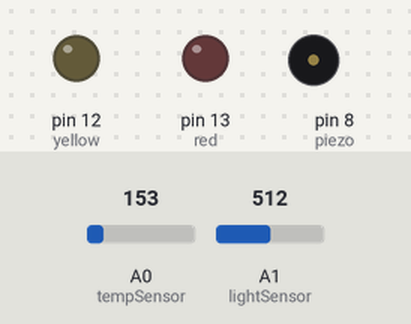
The sketch below on a simulated Arduino Uno, built with avr-gcc and run on an emulated ATmega328P. Parts: output pins drawn as LEDs (lit = HIGH), buzzer (waves = sounding). Dashed ring = blinking. The test bench sets the inputs (shaded band); at power-on: A0 (tempSensor) = 153, A1 (lightSensor) = 512. What the sketch prints to the serial monitor is not drawn.

Above: at 1.3 s.
1.4 s: A0 (tempSensor) set to 165
2.9 s: A0 (tempSensor) set to 181
At 3.05 s:
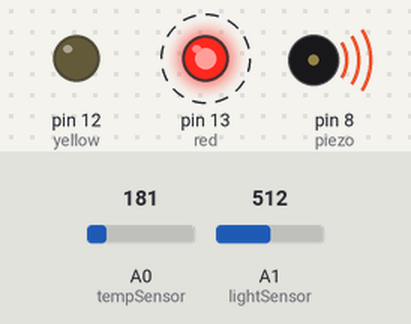
5.9 s: A1 (lightSensor) set to 414
8.9 s: A1 (lightSensor) set to 382
At 10.4 s:
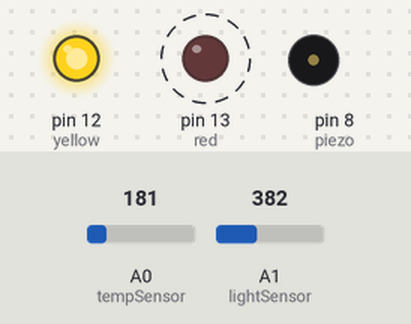
11.9 s: A1 (lightSensor) set to 410
At 13.4 s:
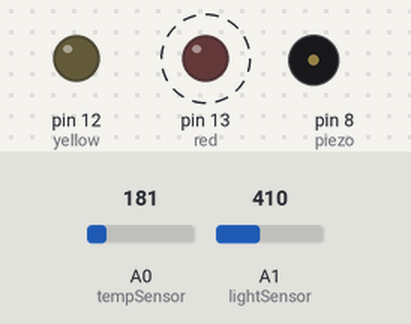
14.9 s: A1 (lightSensor) set to 390
At 16.2 s:
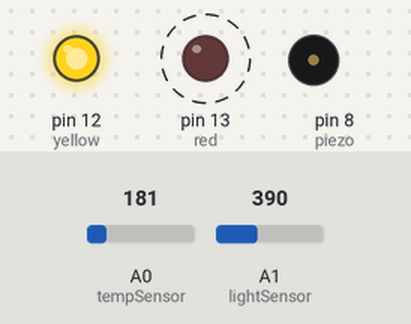
Timing chart, 0 to 18.9 s (numbered marks = the images above; inputs shaded):
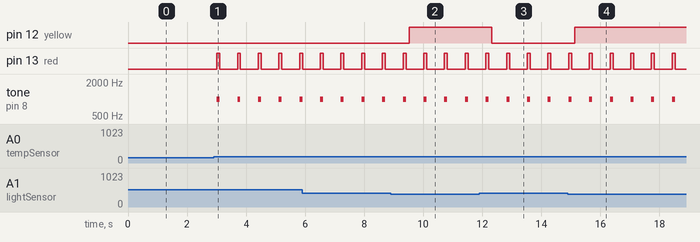

The sketch:

coursework.ino
```cpp
//Smart Room Environmental Monitoring and Alert System

//pin initializing
int red = 13;
int yellow = 12;
int tempSensor = A0;
int lightSensor = A1;
int piezo = 8;

void setup()
{
  pinMode(red, OUTPUT);
  pinMode(yellow, OUTPUT);
  pinMode(piezo, OUTPUT);

  Serial.begin(9600);

  Serial.println(" sensor readings.....");
}

void loop()
{
  digitalWrite(piezo, LOW);

  int tempValue = analogRead(tempSensor);
  int lightValue = analogRead(lightSensor);

  //converting temperature reading to current
  float current = tempValue * (5.0 / 1024.0);
  //converting current reading to temperature in ℃
  float temp = (current - 0.5) * 100.0;


  // Print to Serial Monitor

  Serial.print(" Light intensity: ");
  Serial.println(lightValue);
  Serial.print("Temperature: ");
  Serial.print(temp);


  //temperature condition
  if (temp > 35.0) {
    digitalWrite(red, HIGH);
    // High pitch beep for 100ms
    tone(piezo, 1000, 100);
    delay(100);
    digitalWrite(red, LOW);
    delay(100);
  } else {
    digitalWrite(red, LOW);
  }

  // Light intensity condition
  if(lightValue > 400) {
    digitalWrite(yellow, LOW);
  } else {
    digitalWrite(yellow, HIGH);
  }

  delay(500);
}
```

Measured:
- the behaviour switches between 174 and 175 on A0 (tempSensor) (found by bisection; images 0 and 1)
- the behaviour switches between 401 and 400 on A1 (lightSensor) (found by bisection; images 1 and 2)
- after the input at 1.4 s, every drawn part: stays the same
- after the input at 2.9 s, pin 13 (red): alternates HIGH for 0.10 s and LOW for 0.60 s, starting after 0.11 s; tone on pin 8 (piezo): alternates 1000 Hz for 0.10 s and silent for 0.60 s, starting after 0.11 s
- after the input at 8.9 s, pin 12 (yellow): LOW → HIGH after 0.62 s
- after the input at 11.9 s, pin 12 (yellow): HIGH → LOW after 0.42 s
- after the input at 14.9 s, pin 12 (yellow): LOW → HIGH after 0.23 s
